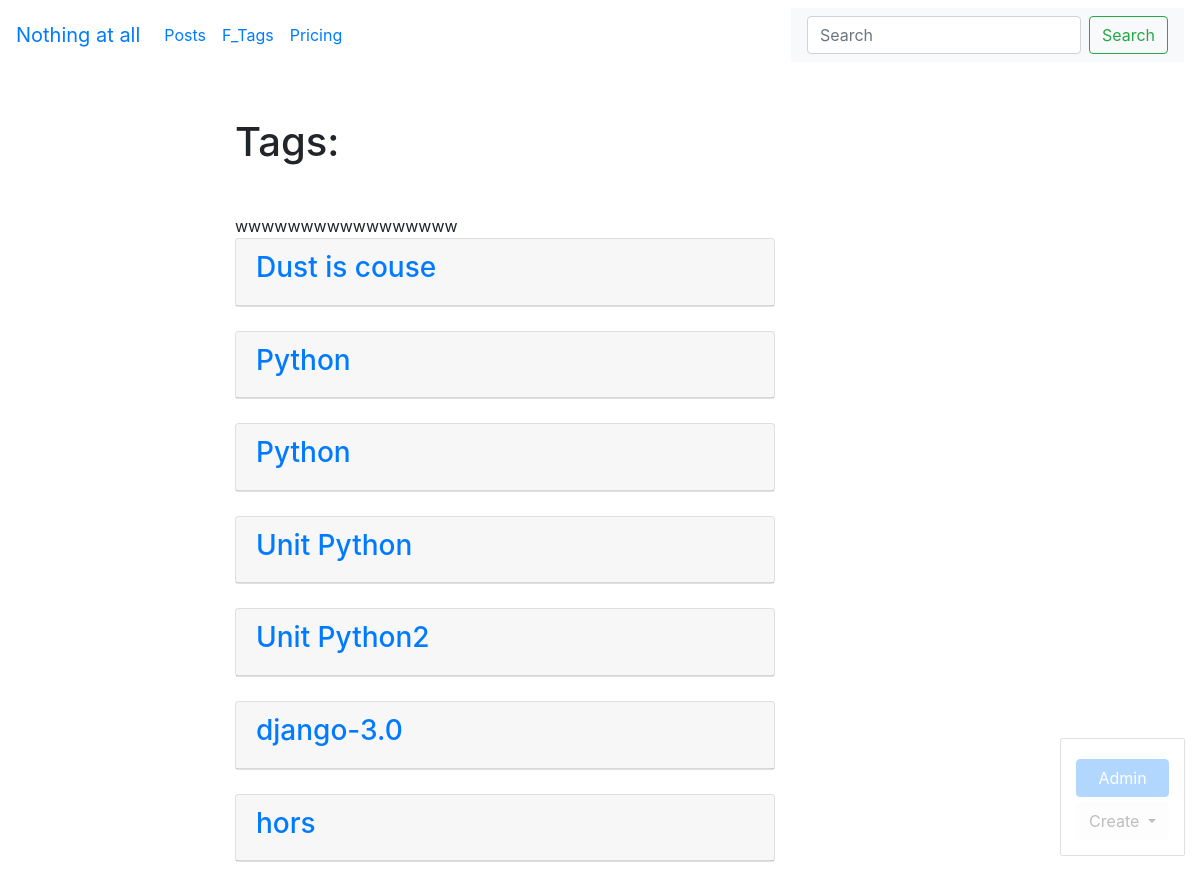
The page /blog/tags/ on the database its author committed.
### blog/models.py (models this page shows, shortened)
class Tag(models.Model):
    title = models.CharField(max_length=50)
    slug = models.SlugField(max_length=50, unique=True)
    def get_absolute_url(self):
        return reverse('tag_detail_url', kwargs={'slug': self.slug})
    class Meta:
        ordering = ['title']

### blog/views.py (the view)
# urls.py: path('tags/', tags_list, name='tags_list_url'),
def tags_list(request):
    tags = Tag.objects.all()
    return render(request, 'blog/tags_list.html', context={'tags': tags})

### blog/templates/blog/tags_list.html (shortened to what this page needs)
{% extends 'blog/base_blog.html' %}
{% block content %}
<h1 class="mb-5"> Tags: </h1>
wwwwwwwwwwwwwwwww
    {% for tag in tags %}
        <div class="card mb-4">
          <div class="card-header">
              <h3> <a href="{{tag.get_absolute_url }}"> {{ tag.title}} </a></h3>
          </div>
        </div>
    {% endfor %}
{% endblock %}

### rows shown on the page
Tag: title "Dust is couse"
Tag: title "Python"
Tag: title "Python"
Tag: title "Unit Python"
Tag: title "Unit Python2"
Tag: title "django-3.0"
Tag: title "hors"
